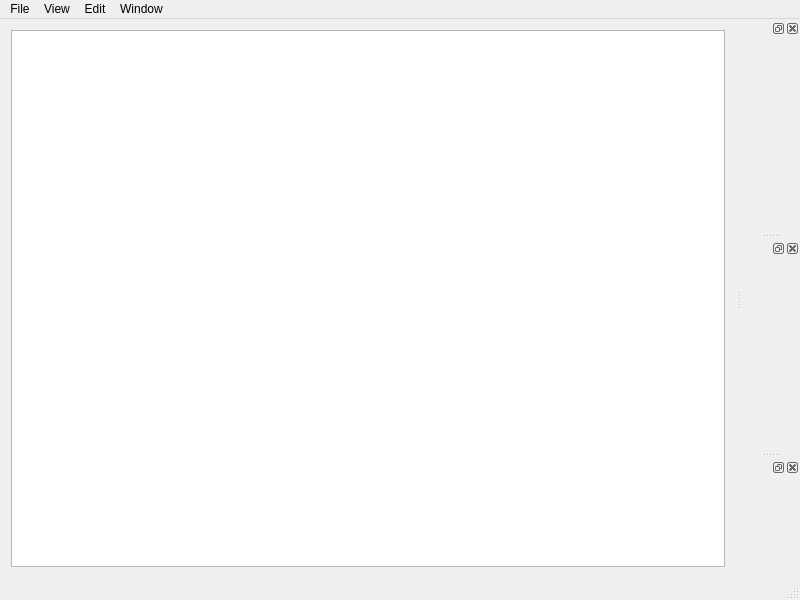
<?xml version="1.0" encoding="UTF-8"?>
<ui version="4.0">
 <class>MainWindow</class>
 <widget class="QMainWindow" name="MainWindow">
  <property name="geometry">
   <rect>
    <x>0</x>
    <y>0</y>
    <width>800</width>
    <height>600</height>
   </rect>
  </property>
  <property name="sizePolicy">
   <sizepolicy hsizetype="Expanding" vsizetype="Expanding">
    <horstretch>0</horstretch>
    <verstretch>0</verstretch>
   </sizepolicy>
  </property>
  <property name="windowTitle">
   <string>MainWindow</string>
  </property>
  <property name="windowIcon">
   <iconset resource="resource.qrc">
    <normaloff>:/images/app</normaloff>:/images/app</iconset>
  </property>
  <widget class="QWidget" name="centralWidget">
   <layout class="QVBoxLayout" name="verticalLayout_2">
    <item>
     <widget class="TrackingGraphicsView" name="graphicsView">
      <property name="renderHints">
       <set>QPainter::SmoothPixmapTransform</set>
      </property>
     </widget>
    </item>
   </layout>
  </widget>
  <widget class="QMenuBar" name="menuBar">
   <property name="geometry">
    <rect>
     <x>0</x>
     <y>0</y>
     <width>800</width>
     <height>22</height>
    </rect>
   </property>
   <widget class="QMenu" name="menuFile">
    <property name="title">
     <string>File</string>
    </property>
    <addaction name="actionOpen"/>
    <addaction name="actionSaveAs"/>
    <addaction name="separator"/>
    <addaction name="actionExit"/>
   </widget>
   <widget class="QMenu" name="menuView">
    <property name="title">
     <string>View</string>
    </property>
    <addaction name="actionZoomIn"/>
    <addaction name="actionZoomOut"/>
    <addaction name="actionMagnification"/>
    <addaction name="separator"/>
    <addaction name="actionFitToWindow"/>
   </widget>
   <widget class="QMenu" name="menuWindow">
    <property name="title">
     <string>Window</string>
    </property>
    <addaction name="actionDisplayDock1"/>
    <addaction name="actionDisplayDock2"/>
    <addaction name="actionDisplayDock3"/>
    <addaction name="separator"/>
    <addaction name="actionPreference"/>
   </widget>
   <widget class="QMenu" name="menuEdit">
    <property name="title">
     <string>Edit</string>
    </property>
    <addaction name="actionToneCurve"/>
   </widget>
   <addaction name="menuFile"/>
   <addaction name="menuView"/>
   <addaction name="menuEdit"/>
   <addaction name="menuWindow"/>
  </widget>
  <widget class="QStatusBar" name="statusBar"/>
  <widget class="QDockWidget" name="dockWidget1">
   <property name="sizePolicy">
    <sizepolicy hsizetype="MinimumExpanding" vsizetype="MinimumExpanding">
     <horstretch>0</horstretch>
     <verstretch>0</verstretch>
    </sizepolicy>
   </property>
   <property name="maximumSize">
    <size>
     <width>240</width>
     <height>240</height>
    </size>
   </property>
   <property name="baseSize">
    <size>
     <width>0</width>
     <height>0</height>
    </size>
   </property>
   <property name="floating">
    <bool>false</bool>
   </property>
   <property name="allowedAreas">
    <set>Qt::RightDockWidgetArea</set>
   </property>
   <attribute name="dockWidgetArea">
    <number>2</number>
   </attribute>
   <widget class="QWidget" name="dockWidgetContents">
    <layout class="QVBoxLayout" name="verticalLayout">
     <property name="spacing">
      <number>0</number>
     </property>
     <property name="leftMargin">
      <number>0</number>
     </property>
     <property name="topMargin">
      <number>0</number>
     </property>
     <property name="rightMargin">
      <number>0</number>
     </property>
     <property name="bottomMargin">
      <number>0</number>
     </property>
     <item>
      <widget class="NavigatorWidget" name="navigatorWidget" native="true">
       <property name="enabled">
        <bool>false</bool>
       </property>
      </widget>
     </item>
    </layout>
   </widget>
  </widget>
  <widget class="QDockWidget" name="dockWidget2">
   <property name="sizePolicy">
    <sizepolicy hsizetype="MinimumExpanding" vsizetype="Expanding">
     <horstretch>0</horstretch>
     <verstretch>0</verstretch>
    </sizepolicy>
   </property>
   <property name="maximumSize">
    <size>
     <width>240</width>
     <height>524287</height>
    </size>
   </property>
   <property name="allowedAreas">
    <set>Qt::RightDockWidgetArea</set>
   </property>
   <attribute name="dockWidgetArea">
    <number>2</number>
   </attribute>
   <widget class="QWidget" name="dockWidgetContents2">
    <layout class="QVBoxLayout" name="verticalLayout_3">
     <property name="spacing">
      <number>0</number>
     </property>
     <property name="leftMargin">
      <number>0</number>
     </property>
     <property name="topMargin">
      <number>0</number>
     </property>
     <property name="rightMargin">
      <number>0</number>
     </property>
     <property name="bottomMargin">
      <number>0</number>
     </property>
     <item>
      <widget class="HistgramWidget" name="histgramWidget" native="true">
       <property name="enabled">
        <bool>false</bool>
       </property>
       <property name="sizePolicy">
        <sizepolicy hsizetype="Expanding" vsizetype="Expanding">
         <horstretch>0</horstretch>
         <verstretch>0</verstretch>
        </sizepolicy>
       </property>
      </widget>
     </item>
    </layout>
   </widget>
  </widget>
  <widget class="QDockWidget" name="dockWidget3">
   <property name="sizePolicy">
    <sizepolicy hsizetype="MinimumExpanding" vsizetype="MinimumExpanding">
     <horstretch>0</horstretch>
     <verstretch>0</verstretch>
    </sizepolicy>
   </property>
   <property name="maximumSize">
    <size>
     <width>240</width>
     <height>120</height>
    </size>
   </property>
   <property name="allowedAreas">
    <set>Qt::RightDockWidgetArea</set>
   </property>
   <attribute name="dockWidgetArea">
    <number>2</number>
   </attribute>
   <widget class="QWidget" name="dockWidgetContents3">
    <layout class="QVBoxLayout" name="verticalLayout_4">
     <property name="spacing">
      <number>0</number>
     </property>
     <property name="leftMargin">
      <number>0</number>
     </property>
     <property name="topMargin">
      <number>0</number>
     </property>
     <property name="rightMargin">
      <number>0</number>
     </property>
     <property name="bottomMargin">
      <number>0</number>
     </property>
     <item>
      <widget class="ChannelWidget" name="channelwidget" native="true">
       <property name="enabled">
        <bool>false</bool>
       </property>
       <property name="sizePolicy">
        <sizepolicy hsizetype="Preferred" vsizetype="Preferred">
         <horstretch>0</horstretch>
         <verstretch>0</verstretch>
        </sizepolicy>
       </property>
      </widget>
     </item>
    </layout>
   </widget>
  </widget>
  <action name="actionOpen">
   <property name="icon">
    <iconset resource="resource.qrc">
     <normaloff>:/images/open</normaloff>:/images/open</iconset>
   </property>
   <property name="text">
    <string>Open...</string>
   </property>
   <property name="toolTip">
    <string>Open an existing file</string>
   </property>
   <property name="shortcut">
    <string>Ctrl+O</string>
   </property>
  </action>
  <action name="actionExit">
   <property name="text">
    <string>Exit</string>
   </property>
   <property name="toolTip">
    <string>Exit this application</string>
   </property>
  </action>
  <action name="actionZoomIn">
   <property name="enabled">
    <bool>false</bool>
   </property>
   <property name="icon">
    <iconset resource="resource.qrc">
     <normaloff>:/images/zoom-in</normaloff>:/images/zoom-in</iconset>
   </property>
   <property name="text">
    <string>Zoom In</string>
   </property>
   <property name="toolTip">
    <string>Zoom in</string>
   </property>
   <property name="shortcut">
    <string>Ctrl+Shift+;</string>
   </property>
  </action>
  <action name="actionZoomOut">
   <property name="enabled">
    <bool>false</bool>
   </property>
   <property name="icon">
    <iconset resource="resource.qrc">
     <normaloff>:/images/zoom-out</normaloff>:/images/zoom-out</iconset>
   </property>
   <property name="text">
    <string>Zoom Out</string>
   </property>
   <property name="toolTip">
    <string>Zoom out</string>
   </property>
   <property name="shortcut">
    <string>Ctrl+-</string>
   </property>
  </action>
  <action name="actionMagnification">
   <property name="enabled">
    <bool>false</bool>
   </property>
   <property name="icon">
    <iconset resource="resource.qrc">
     <normaloff>:/images/zoom-100%</normaloff>:/images/zoom-100%</iconset>
   </property>
   <property name="text">
    <string>100%</string>
   </property>
   <property name="toolTip">
    <string>Zoom 100%</string>
   </property>
   <property name="shortcut">
    <string>Ctrl+S</string>
   </property>
  </action>
  <action name="actionFitToWindow">
   <property name="enabled">
    <bool>false</bool>
   </property>
   <property name="icon">
    <iconset resource="resource.qrc">
     <normaloff>:/images/zoom-fit</normaloff>:/images/zoom-fit</iconset>
   </property>
   <property name="text">
    <string>Fit to Wondow</string>
   </property>
   <property name="toolTip">
    <string>Fit to window</string>
   </property>
   <property name="shortcut">
    <string>Ctrl+F</string>
   </property>
  </action>
  <action name="actionSaveAs">
   <property name="enabled">
    <bool>false</bool>
   </property>
   <property name="icon">
    <iconset resource="resource.qrc">
     <normaloff>:/images/save</normaloff>:/images/save</iconset>
   </property>
   <property name="text">
    <string>SaveAs...</string>
   </property>
   <property name="toolTip">
    <string>Save an displaying image</string>
   </property>
  </action>
  <action name="actionDisplayDock1">
   <property name="checkable">
    <bool>true</bool>
   </property>
   <property name="checked">
    <bool>true</bool>
   </property>
   <property name="text">
    <string>Dock1</string>
   </property>
   <property name="toolTip">
    <string>Show or hide</string>
   </property>
   <property name="shortcut">
    <string>Ctrl+1</string>
   </property>
  </action>
  <action name="actionDisplayDock2">
   <property name="checkable">
    <bool>true</bool>
   </property>
   <property name="checked">
    <bool>true</bool>
   </property>
   <property name="text">
    <string>Dock2</string>
   </property>
   <property name="toolTip">
    <string>Show or hide</string>
   </property>
   <property name="shortcut">
    <string>Ctrl+2</string>
   </property>
  </action>
  <action name="actionDisplayDock3">
   <property name="checkable">
    <bool>true</bool>
   </property>
   <property name="checked">
    <bool>true</bool>
   </property>
   <property name="text">
    <string>Dock3</string>
   </property>
   <property name="toolTip">
    <string>Show or hide</string>
   </property>
   <property name="shortcut">
    <string>Ctrl+3</string>
   </property>
  </action>
  <action name="actionToneCurve">
   <property name="enabled">
    <bool>false</bool>
   </property>
   <property name="icon">
    <iconset resource="resource.qrc">
     <normaloff>:/images/tone-curve</normaloff>:/images/tone-curve</iconset>
   </property>
   <property name="text">
    <string>Tone Curve...</string>
   </property>
   <property name="toolTip">
    <string>Adjust tonecurve</string>
   </property>
   <property name="shortcut">
    <string>Ctrl+T</string>
   </property>
  </action>
  <action name="actionPreference">
   <property name="icon">
    <iconset resource="resource.qrc">
     <normaloff>:/images/preference</normaloff>:/images/preference</iconset>
   </property>
   <property name="text">
    <string>Preference...</string>
   </property>
   <property name="toolTip">
    <string>Preference setting</string>
   </property>
   <property name="shortcut">
    <string>Ctrl+,</string>
   </property>
  </action>
 </widget>
 <layoutdefault spacing="6" margin="11"/>
 <customwidgets>
  <customwidget>
   <class>TrackingGraphicsView</class>
   <extends>QGraphicsView</extends>
   <header>trackinggraphicsview.hpp</header>
  </customwidget>
  <customwidget>
   <class>NavigatorWidget</class>
   <extends>QWidget</extends>
   <header>navigatorwidget.hpp</header>
   <container>1</container>
  </customwidget>
  <customwidget>
   <class>HistgramWidget</class>
   <extends>QWidget</extends>
   <header>histgramwidget.hpp</header>
   <container>1</container>
  </customwidget>
  <customwidget>
   <class>ChannelWidget</class>
   <extends>QWidget</extends>
   <header>channelwidget.hpp</header>
   <container>1</container>
  </customwidget>
 </customwidgets>
 <resources>
  <include location="resource.qrc"/>
 </resources>
 <connections>
  <connection>
   <sender>actionExit</sender>
   <signal>triggered()</signal>
   <receiver>MainWindow</receiver>
   <slot>close()</slot>
   <hints>
    <hint type="sourcelabel">
     <x>-1</x>
     <y>-1</y>
    </hint>
    <hint type="destinationlabel">
     <x>399</x>
     <y>299</y>
    </hint>
   </hints>
  </connection>
 </connections>
</ui>
